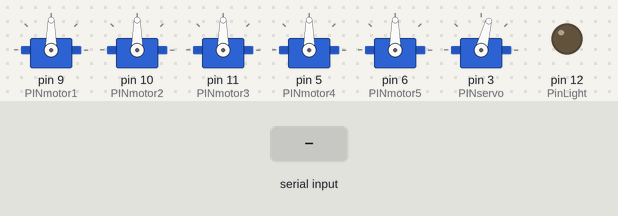
Bench run of a sketch on a simulated Arduino Uno, built with avr-gcc and run on an emulated ATmega328P. Shown: 6 × servo, output pins drawn as LEDs (lit = HIGH). The inputs (shaded band) are chosen by the test bench.

Above: at 2.3 s.
2.4 s: "o" received over Serial
At 2.8 s:
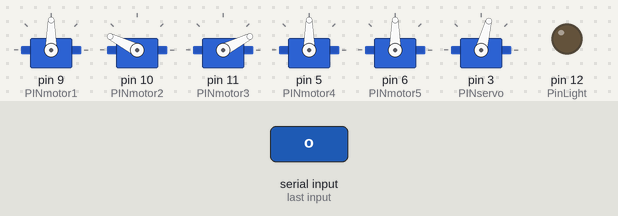
3.9 s: "l" received over Serial
At 5.1 s:
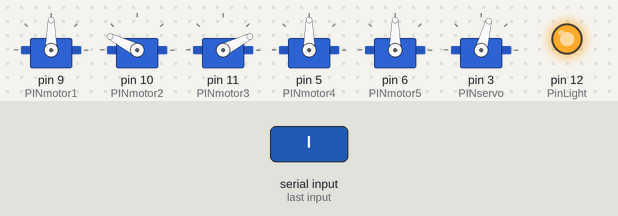
5.4 s: "c" received over Serial
At 6.3 s:
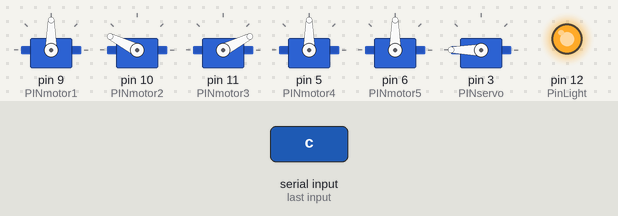
Timing chart, 0 to 8.4 s (numbered marks = the images above; inputs shaded):
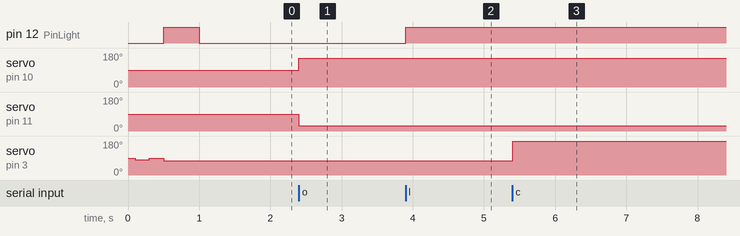

The sketch:

ROV-UART_final.ino
```cpp
// 2019.8.5 成功
// 手柄翻转键控制：翻转、纵推、前进
#include<math.h>
#include<Servo.h>
Servo motorzm;//纵向中间电机
Servo motorzl;//纵向左电机
Servo motorzr;//纵向右电机
Servo motorhl;//横向左电机
Servo motorhr;//横向右电机
Servo servoCAM;//摄像头云台舵机
#define PINmotor1 9   //纵向
#define PINmotor2 10
#define PINmotor3 11
#define PINmotor4 5  //横向
#define PINmotor5 6
#define Median 90
#define PINservo 3 //摄像头云台舵机
#define PinLight 12 //灯

String data = "";//String data = "\0\0\0\0\0";//
int i = 0;
int ot = 0;
byte num[3] = { 0,0,0 };
int x = 0; int y = 0; int z = 0;
int l = 0; int r = 0;
int rou = 0;//手柄摇杆转动时到中心的距离

void setup()
{
  motorzm.attach(PINmotor1);
  motorzl.attach(PINmotor2);
  motorzr.attach(PINmotor3);
  motorhl.attach(PINmotor4);
  motorhr.attach(PINmotor5);
  servoCAM.attach(PINservo);

  motorzm.write(Median); // 启动信号：中位
  motorzl.write(Median);
  motorzr.write(Median);
  motorhl.write(Median);
  motorhr.write(Median);
  delay(100);
  servoCAM.write(80); delay(200); servoCAM.write(90); delay(200); servoCAM.write(75);//舵机测试

  Serial.begin(57600);//Serial.begin(57600, SERIAL_8N1); //数据位8，无奇偶校验，停止位1
  pinMode(PinLight , OUTPUT); digitalWrite(PinLight , 1); delay(500); digitalWrite(PinLight , 0); //引脚初始化；灯测试
  delay(100);
}

void loop()
{
  i = 0;
  //————接收定长数据包（用字符串来存）————
  if (Serial.available() > 0)
  {
    while (i++ < 5)
    {
      data += char(Serial.read());
      delayMicroseconds(240);//delay(0.1); //必须延时，否则程序运行速率超过串口发送速率，就会接收不全
    }
    num[0] = data[2]; num[1] = data[3]; num[2] = data[4];

    switch ( data[0] )
    {
      case 'o': ot = (int)num[0]-128;
        if(ot!=0) { motorzm.write(90); motorzr.write(90-ot/2); motorzl.write(90+ot/2); }
        //Serial.print("ot"); Serial.println(ot); // Serial.print(num[1]); Serial.println(num[2]);//
        break;
      case 'm': if(ot == 0) { x = (int)num[0] - 128; y = (int)num[1] - 128; z = (int)num[2] - 128;
			rou = (int)sqrt( x*x + y*y ); rou = (rou>100)? 100 : rou;
		  motorzm.write(90+z/2); motorzl.write(90-z/2); motorzr.write(90-z/2); //motorhl.write(90+y/2); motorhr.write(90+y/2);
          if(x<=0&&y>=0)      { r = 90 - rou/2; l = 90 - rou/2 + x; }
          else if(x<=0&&y<=0) { l = 90 + rou/2; r = 90 + rou/2 - x; }
          else if(x>=0&&y>=0) { l = 90 - rou/2; r = 90 - rou/2 - x; }
          else                { r = 90 + rou/2; l = 90 + rou/2 + x; }
          motorhl.write(l);  motorhr.write(r);//（左旋、右旋）不能满油门
        }
        //Serial.print(rou); Serial.print(" "); Serial.print(l); Serial.print(" "); Serial.println(r); //Serial.print("m "); Serial.print(x); Serial.print(y); Serial.println(z);
        break;
      case 'l': digitalWrite(PinLight , num[0]);
        //Serial.print("li:"); Serial.println(num[0]);
        break;
      case 's':
        if(num[0] == 0) { motorhl.write(Median); motorhr.write(Median);
          motorzm.write(Median); motorzl.write(Median); motorzr.write(Median); }
        else if(num[0] == 1){;}
        else {;}
        //Serial.print("st:"); Serial.println(num[0]);
        break;
      case 'c': servoCAM.write( num[0] );
        //Serial.print("ca:"); Serial.println(num[0]);
        break;
      default: break;
    }
	data = "";
  }
}
```

Measured:
- after the input at 2.4 s, servo on pin 10 (PINmotor2): 90° → 153° at once; servo on pin 11 (PINmotor3): 90° → 27° at once
- after the input at 3.9 s, pin 12 (PinLight): LOW → HIGH at once
- after the input at 5.4 s, servo on pin 3 (PINservo): 75° → 180° at once
